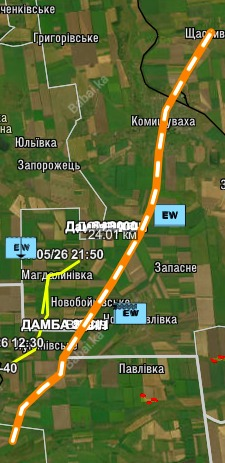
#> input picture data/raw/IMG-20260507-WA0349.jpg, 225 x 463 px
$ python test_ocr.py
#> lines starting #> are read from the running program, lines starting #| are printed output that depends on the picture; after the words box and inside, x2 and y2 are one past the last pixel; in counts of white or black regions, pixels touching at a corner belong together
### ocr/image_ocr.py
import numbers
import os
import re

from PIL import Image
from PIL import ImageFilter
from PIL import ImageEnhance

import pytesseract


# TESSERACT PATH

pytesseract.pytesseract.tesseract_cmd = (
    r"C:\Program Files\Tesseract-OCR\tesseract.exe"
)


def preprocess_image(image):

    # Збільшуємо зображення

    image = image.resize(
        (
            image.width * 4,
            image.height * 4
        )
    )

    # Чорно-білий режим

    image = image.convert("L")

    # Контраст

    enhancer = ImageEnhance.Contrast(
        image
    )

    image = enhancer.enhance(5)

    # Threshold

    image = image.point(
        lambda p: 255 if p > 160 else 0
    )

    # Різкість

    image = image.filter(
        ImageFilter.SHARPEN
    )

    return image


def extract_distance_from_image(image_path):

#> called with image_path = 'data/raw/IMG-20260507-WA0349.jpg'
    if not os.path.exists(image_path):

        print(
            f"OCR ERROR: file not found -> {image_path}"
        )

        return None

    image = Image.open(image_path)
#> image is the input picture: PIL image 225x463 RGB; mean R, G, B 92.6, 104.3, 55.8

    width, height = image.size
#> width = 225; height = 463

    # Широкий центральний crop

    image = image.crop((
        int(width * 0.30),
        int(height * 0.25),
        int(width * 0.75),
        int(height * 0.55)
    ))
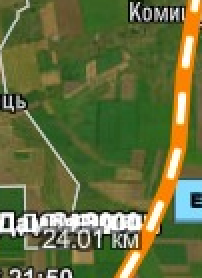
#> image: PIL image 101x139 RGB (shown 2 times larger); mean R, G, B 100.4, 110.2, 61.7

    image = preprocess_image(image)
#> in preprocess_image, `image = image.resize( ( image.width * 4, image.height * 4 ) )`:
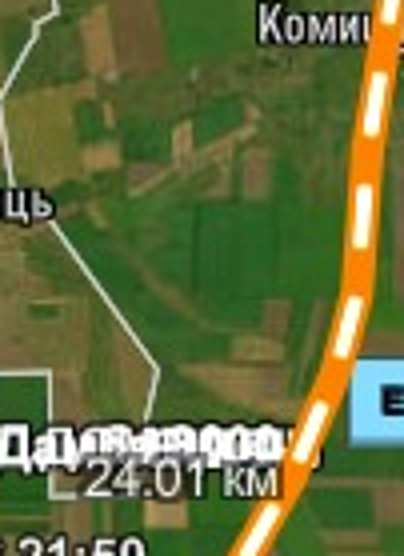
#> image: PIL image 404x556 RGB; mean R, G, B 100.3, 110.1, 61.7
#> in preprocess_image, `image = image.convert("L")`:
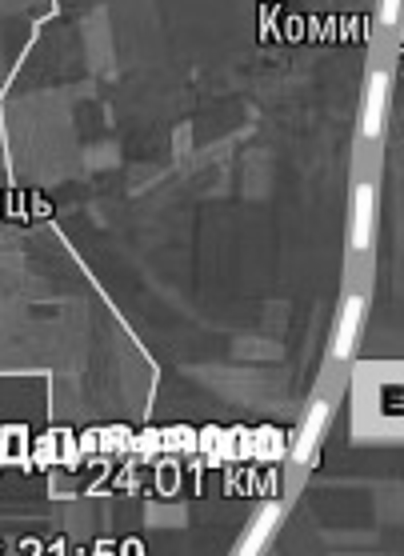
#> image: PIL image 404x556 L; min 0, max 255, mean 101.7
#> in preprocess_image, `image = enhancer.enhance(5)`:
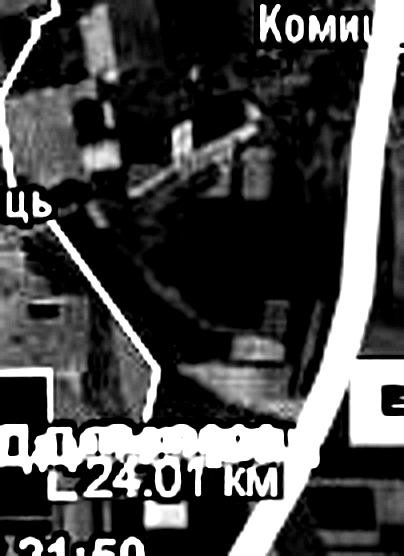
#> image: PIL image 404x556 L; min 0, max 255, mean 74.1
#> in preprocess_image, `image = image.point( lambda p: 255 if p > 160 else 0 )`:
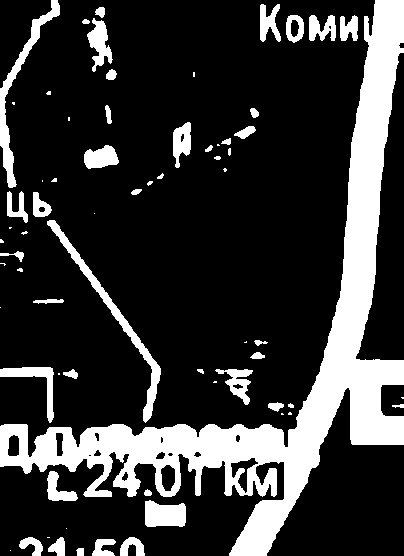
#> image: PIL image 404x556 L; 21.2% white; 68 white regions (25 under 20 px), largest, box (x1, y1, x2, y2) and area: (0, 0, 404, 556) 34780, (47, 220, 161, 423) 1812, (0, 0, 60, 188) 1611

    # Для відладки

    image.save(
        "debug_processed.png"
    )

    custom_config = (
        r'--oem 3 --psm 6 '
        r'-c tessedit_char_whitelist='
        r'0123456789.KMkm'
    )

#> (the run stopped early here; a loop or call above may not have finished)

$ run again, with data/raw/IMG-20260507-WA0333.jpg copied over data/raw/IMG-20260507-WA0349.jpg
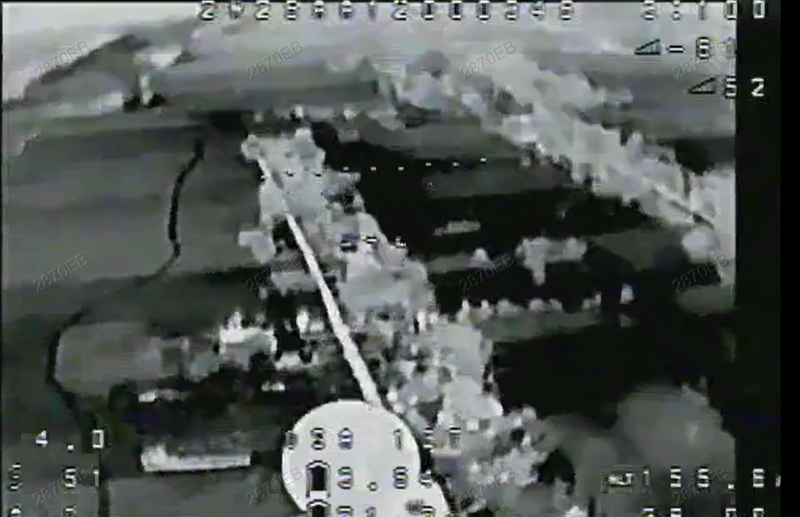
#> input picture data/raw/IMG-20260507-WA0333.jpg, 1600 x 1033 px (shown at 1/2 size)
#> in extract_distance_from_image, image is the input picture: PIL image 1600x1033 RGB; mean R, G, B 81.6, 86.7, 84.3
#> in extract_distance_from_image, `image = image.crop(( int(width * 0.30), int(height * 0.25), int(width ..`:
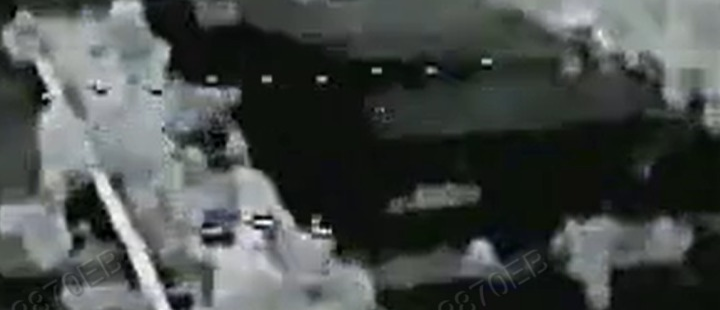
#> image: PIL image 720x310 RGB; mean R, G, B 70.9, 75.7, 73.5
#> in preprocess_image, `image = image.point( lambda p: 255 if p > 160 else 0 )`:
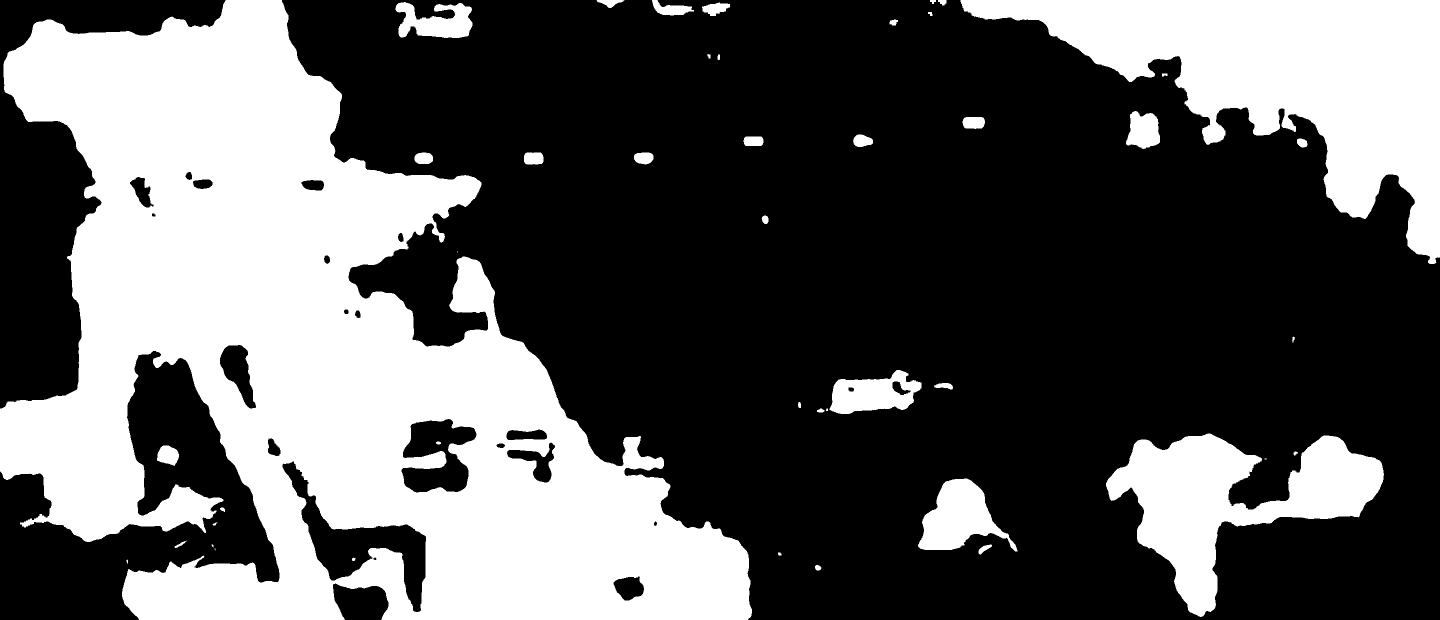
#> image: PIL image 2880x1240 L (shown at 1/2 size); 35.4% white; 45 white regions (6 under 20 px), largest, box (x1, y1, x2, y2) and area: (0, 0, 1504, 1240) 926505, (1921, 0, 2880, 528) 207185, (2212, 867, 2768, 1234) 83096

$ run again, with data/raw/IMG-20260507-WA0362.jpg copied over data/raw/IMG-20260507-WA0349.jpg
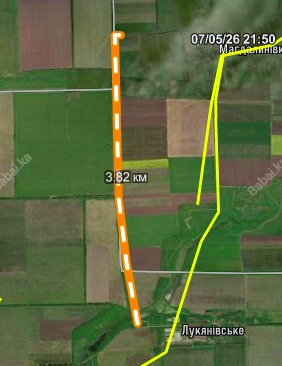
#> input picture data/raw/IMG-20260507-WA0362.jpg, 282 x 366 px
#> in extract_distance_from_image, image is the input picture: PIL image 282x366 RGB; mean R, G, B 91.5, 104.5, 63.3
#> in preprocess_image, `image = enhancer.enhance(5)`:
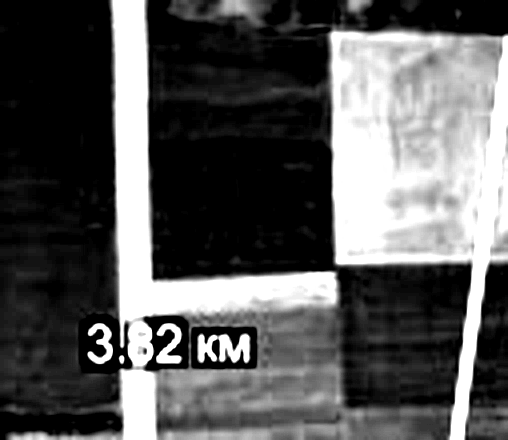
#> image: PIL image 508x440 L; min 0, max 255, mean 88.8
#> in preprocess_image, `image = image.point( lambda p: 255 if p > 160 else 0 )`:
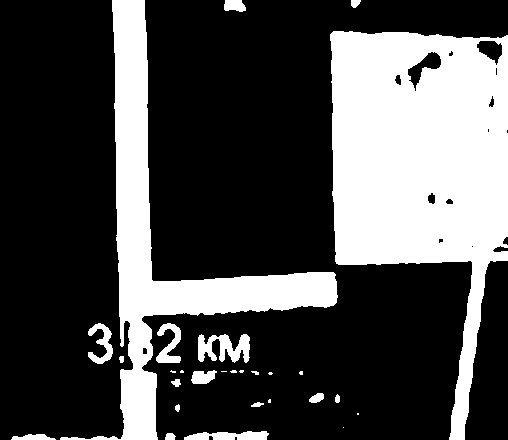
#> image: PIL image 508x440 L; 29.5% white; 28 white regions (10 under 20 px), largest, box (x1, y1, x2, y2) and area: (330, 31, 508, 440) 41556, (60, 0, 338, 440) 20590, (198, 334, 250, 363) 931

$ run again, with data/raw/IMG-20260507-WA0389.jpg copied over data/raw/IMG-20260507-WA0349.jpg
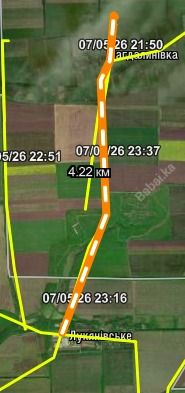
#> input picture data/raw/IMG-20260507-WA0389.jpg, 185 x 393 px
#> in extract_distance_from_image, image is the input picture: PIL image 185x393 RGB; mean R, G, B 95.8, 106.5, 63.6
#> in preprocess_image, `image = enhancer.enhance(5)`:
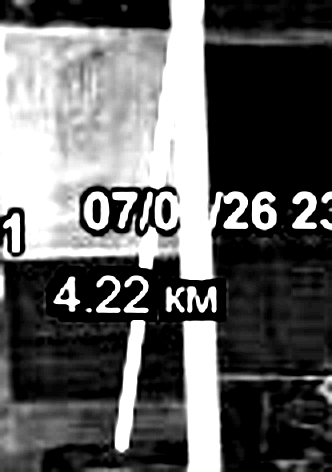
#> image: PIL image 332x472 L; min 0, max 255, mean 97.5
#> in preprocess_image, `image = image.point( lambda p: 255 if p > 160 else 0 )`:
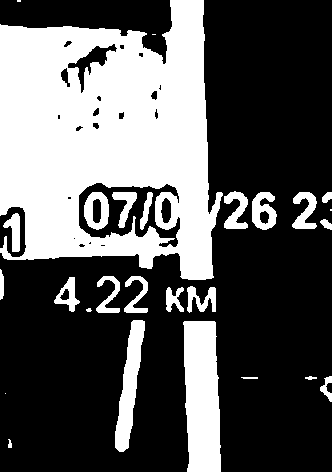
#> image: PIL image 332x472 L; 35.2% white; 27 white regions (5 under 20 px), largest, box (x1, y1, x2, y2) and area: (0, 0, 223, 280) 42678, (183, 321, 221, 472) 4918, (115, 320, 145, 452) 1889
